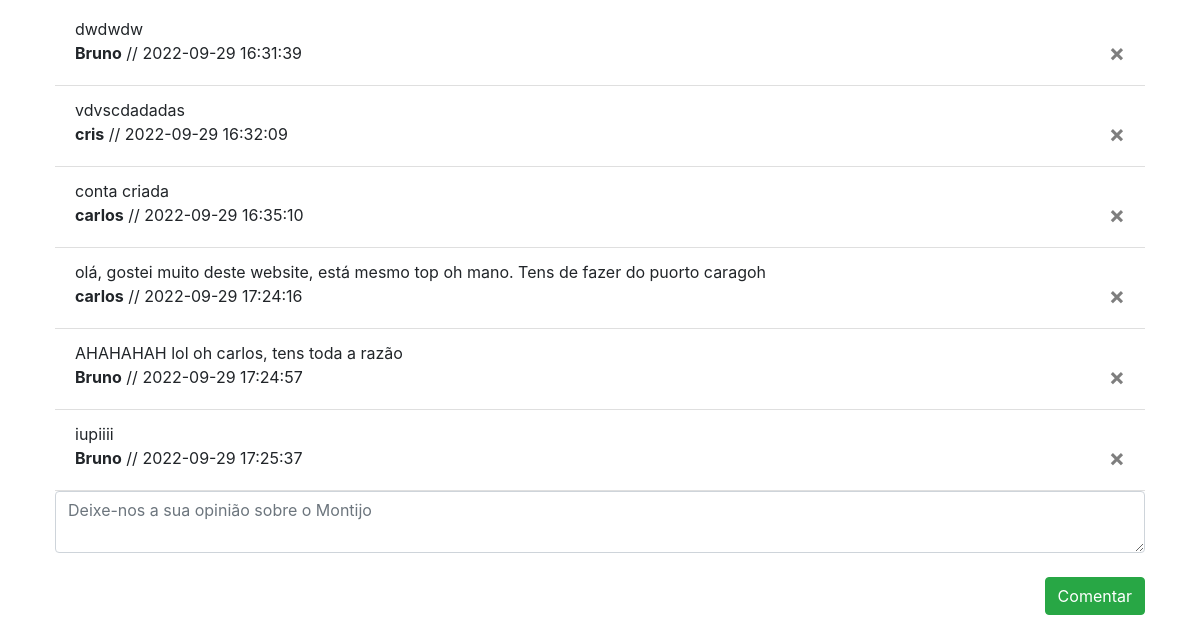
Page / (signed in, lower part) on the earlier database version.
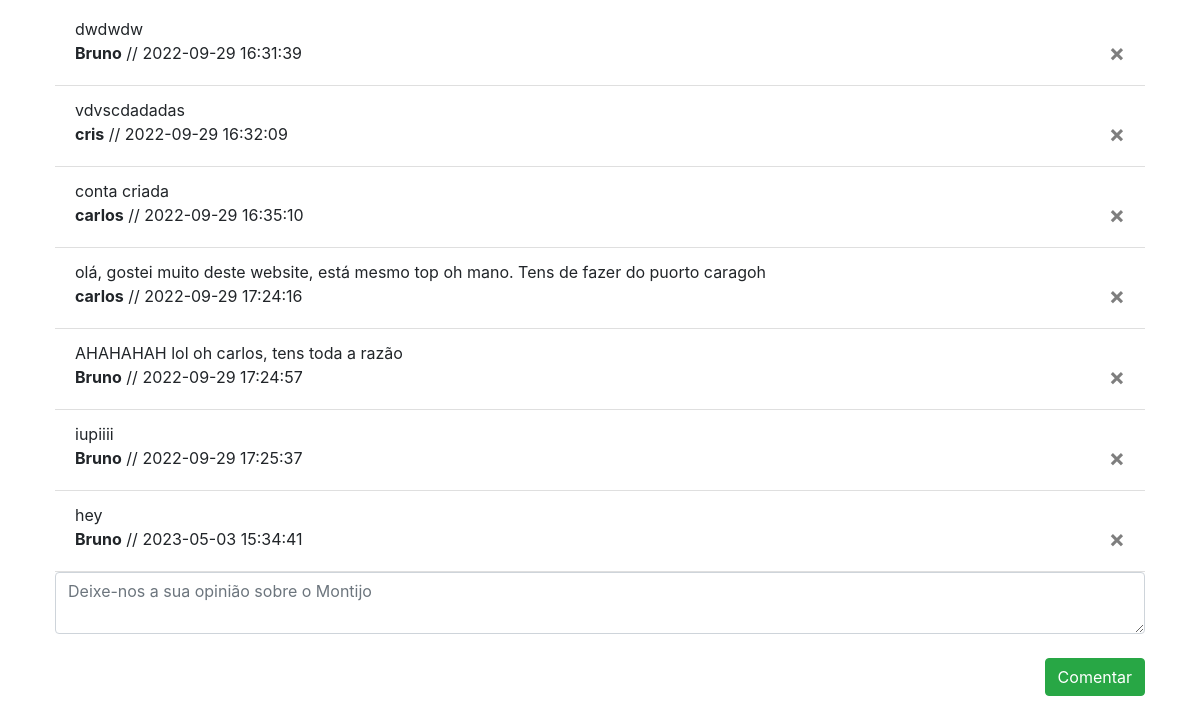
Same page on the later database version.
### website/models.py (models this page shows)
class Comment(db.Model):
    id = db.Column(db.Integer, primary_key=True)
    data = db.Column(db.String(10000))
    date = db.Column(db.DateTime(timezone=True), default=func.now())
    user_id = db.Column(db.Integer, db.ForeignKey('user.id'))
    user_name = db.Column(db.String(150))

### website/views.py (the view, shortened to what this page needs)
@views.route('/', methods=['GET', 'POST'])
@login_required
def home():
    comments = Comment.query.all()
    users = User.query.all()
    return render_template("home.html", user = current_user, comments=comments, users=users) #, user=current_user

### website/__init__.py (called while the page is built)
def create_app():
    app = Flask(__name__)
    app.config['SECRET_KEY'] = 'hjshjhdjah kjshkjdhjs'
    app.config['SQLALCHEMY_DATABASE_URI'] = f'sqlite:///{DB_NAME}'
    db.init_app(app)
    from .views import views
    from .auth import auth
    app.register_blueprint(views, url_prefix='/')
    app.register_blueprint(auth, url_prefix='/')
    from .models import User, Comment #, Page
    create_database(app)
    login_manager = LoginManager()
    login_manager.login_view = 'auth.login'
    login_manager.init_app(app)
    @login_manager.user_loader          #    def load_user(id):
    def load_user(id):                          #return User.query.get(int(id))
        return User.query.get(int(id)) #alterar para 'user_id' de Comments()? / Nop...
    return app

### website/templates/home.html (shortened to what this page needs)
{% extends "base.html" %}
{% block content %}
<br/>
<br/>
<br/>
<div>
<ul class="list-group list-group-flush" id="comments">
  {% for comment in comments %}
  <li class="list-group-item">
    {{ comment.data }}
  </br><label><strong>{{ comment.user_name }}</strong></label>
      <label>// {{ comment.date }}</label>
    <button type="button" class="close" onClick="deleteComment({{ comment.id }})">
      <span aria-hidden="true">&times;</span>
    </button>
  </li>
  {% endfor %}
</ul>
<form method="POST">
  <textarea name="comment" id="comment" class="form-control"
            placeholder="Deixe-nos a sua opinião sobre o Montijo"></textarea>
  <br />
  <div align="right">
    <button type="submit" class="btn btn-success">Comentar</button>
  </div>
</form>
</div>
{% endblock %}

Differences in the rows shown:
added Comment: data "hey", user_name "Bruno", date "2023-05-03 15:34:41"
